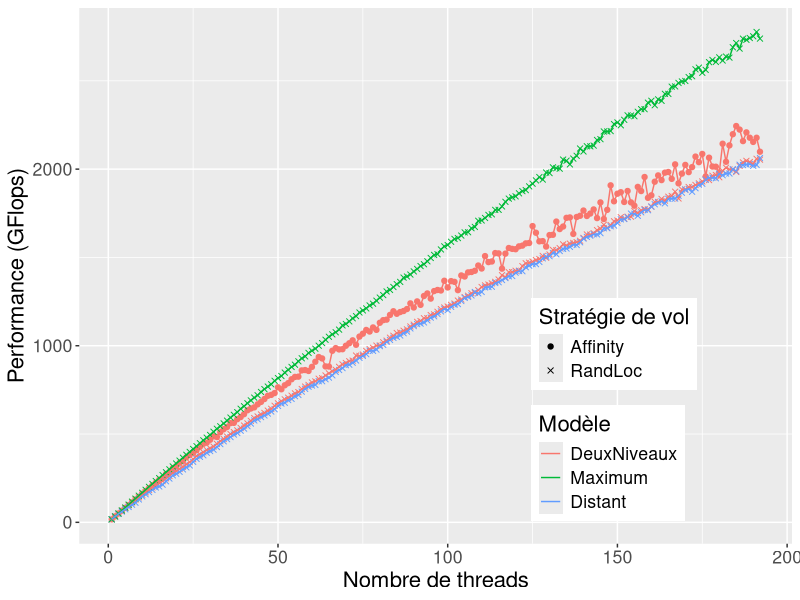
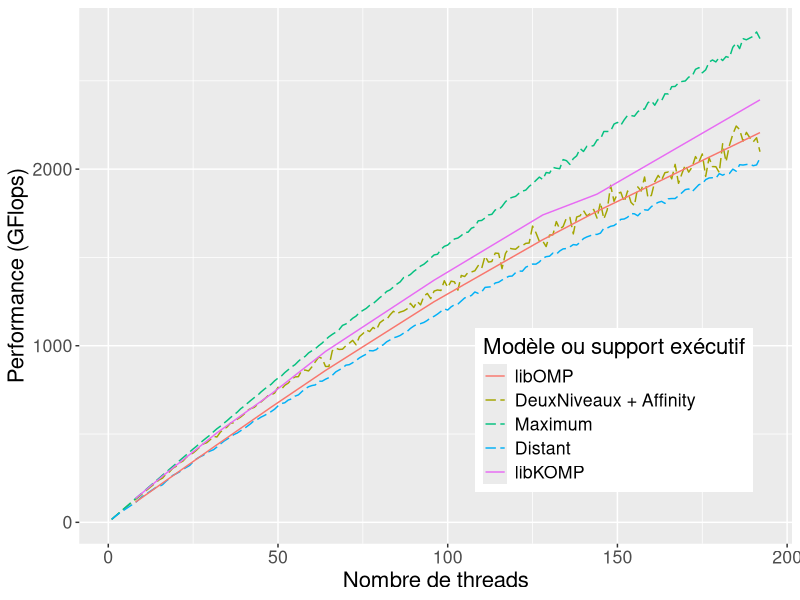
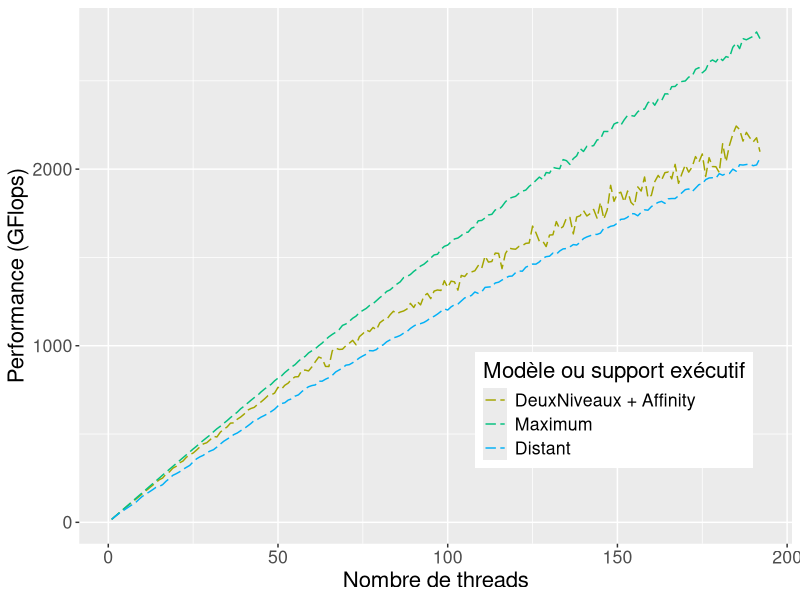
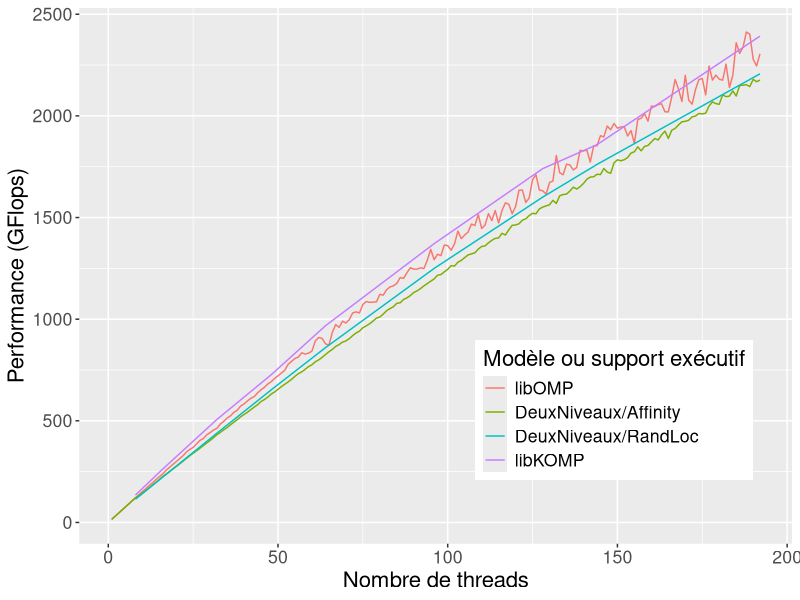
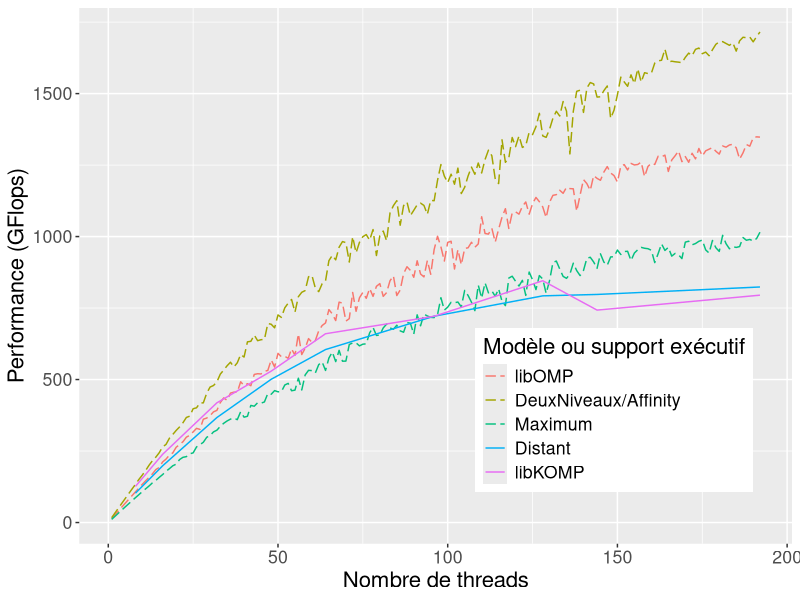
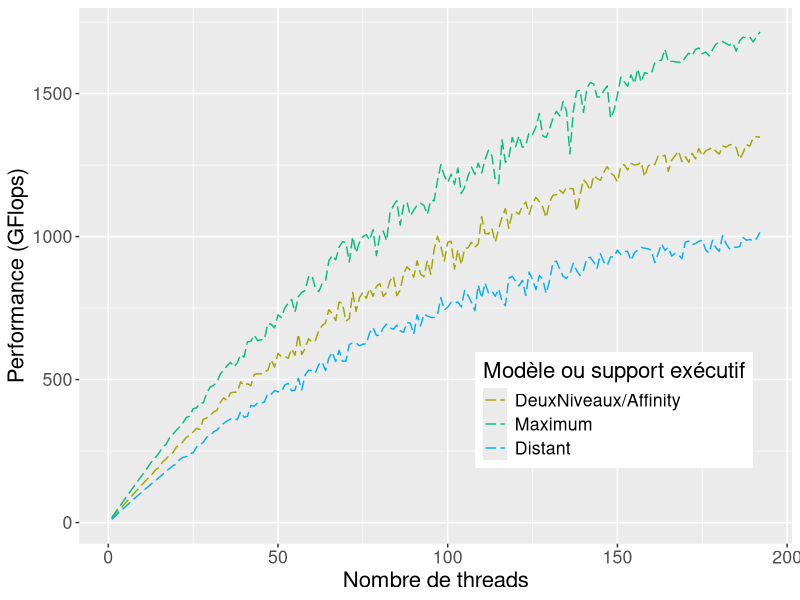
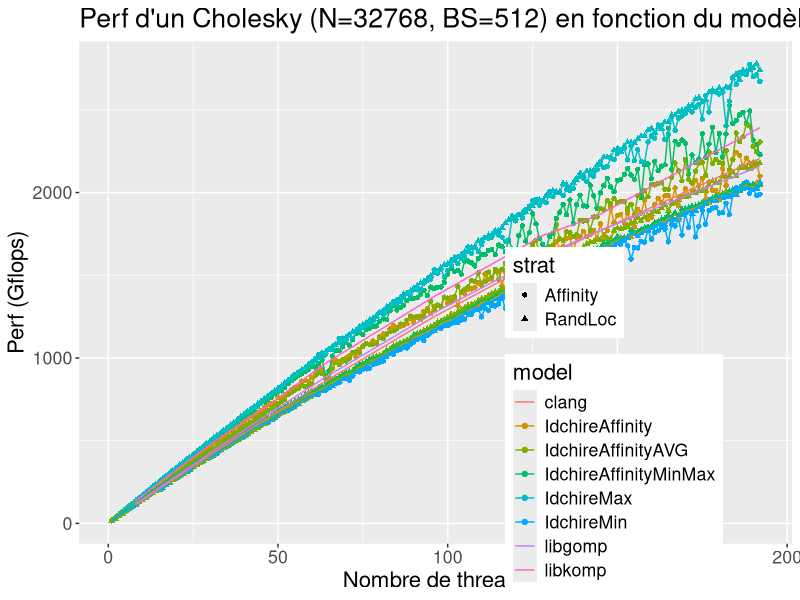
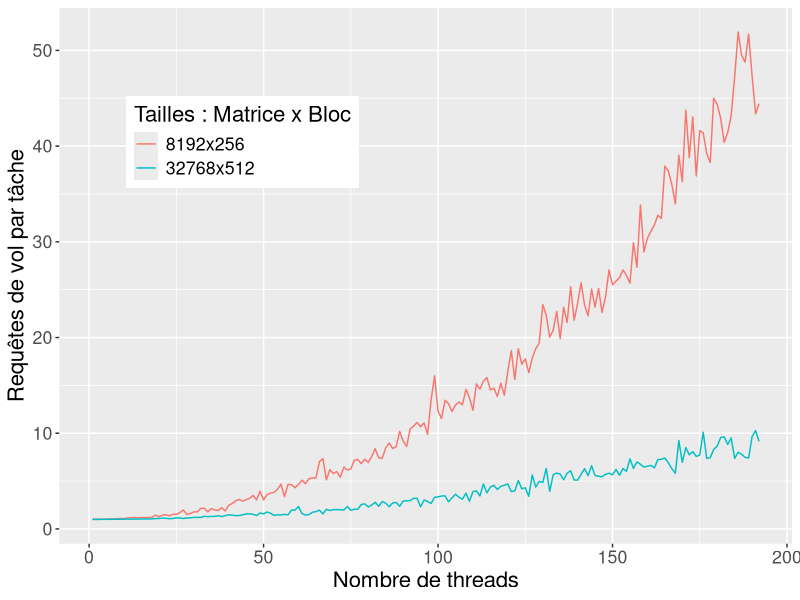

Generate these figures, in order, with R:
library(ggplot2)

df = read.table("./all_data_simulateur.dat", header=TRUE)
df_8k = subset(df, size==8192)
df = subset(df, size==32768)
df_runtime = read.table("../kastors/all_data.dat", header=TRUE)
df_runtime_8k = subset(df_runtime, size == 8192 & blocksize == 256 & program == "dpotrf_taskdep")
df_runtime = subset(df_runtime, size == 32768 & blocksize == 512 & program == "dpotrf_taskdep")

df_steals = read.table("./all_data_steal_count.dat", header=TRUE)

pdf("simu_min_max_affinity_idchire.pdf", width = 10, height=6)

df_simu_min = subset(df, (model == "IdchireMin" & strat == "RandLoc")
                     | (model == "IdchireMax" & strat == "RandLoc")
                     | model == "IdchireAffinity")

myplot = ggplot(df_simu_min, aes(x=threads, y = gflops))
myplot = myplot + geom_point(aes(colour=model, shape=strat, group=interaction(model,strat)))
myplot = myplot + geom_line(aes(colour=model, group=interaction(model, strat)))
myplot = myplot + guides(colour = guide_legend(override.aes = list(shape = NA)))
#myplot = myplot + expand_limits(y=0)
myplot = myplot + theme(legend.position=c(0.75, 0.25), text = element_text(size=16))
myplot = myplot + scale_colour_discrete(name="Modèle", labels=c("DeuxNiveaux", "Maximum", "Distant"))
myplot = myplot + scale_shape_manual(name="Stratégie de vol", values=c(19, 4))
#myplot = myplot + ggtitle("P d'un Cholesky (N=32768, BS=512) en fonction du modèle et strat.")
myplot = myplot + ylab("Performance (GFlops)")
myplot = myplot + xlab("Nombre de threads")

print(myplot)
dev.off()

pdf("simu_affinity_runtime_idchire.pdf", width = 10, height=6)

df_affinity = subset(df, (model == "IdchireAffinity" & strat == "Affinity")
                     | (model == "IdchireMin" & strat == "RandLoc")
                     | (model == "IdchireMax" & strat == "RandLoc"))

myplot = ggplot(df_affinity, aes(x=threads, y = gflops))
#myplot = myplot + geom_point(aes(colour=model, shape=strat, group=interaction(model,strat)))
myplot = myplot + geom_line(aes(colour=model, group=interaction(model, strat)), linetype = "longdash")
myplot = myplot + geom_line(data=subset(df_runtime, runtime=="clang" | runtime=="libkomp"), aes(colour=runtime))
myplot = myplot + guides(colour = guide_legend(override.aes = list(shape = NA)))
#myplot = myplot + expand_limits(y=0)
myplot = myplot + theme(legend.position=c(0.75, 0.25), text = element_text(size=16))
myplot = myplot + scale_colour_manual(name="Modèle ou support exécutif", labels=c("libOMP", "DeuxNiveaux + Affinity", "Maximum", "Distant", "libKOMP"), values=c("#f8766d", "#a3a500", "#04c07f", "#01b0f6", "#e76bf3"))
#myplot = myplot + scale_shape_manual(name="Stratégie de vol", values=c(19, 4))
#myplot = myplot + ggtitle("P d'un Cholesky (N=32768, BS=512) en fonction du modèle et strat.")
myplot = myplot + ylab("Performance (GFlops)")
myplot = myplot + xlab("Nombre de threads")

print(myplot)
dev.off()

pdf("simu_affinity_runtime_idchire_0.pdf", width = 10, height=6)

df_affinity = subset(df, (model == "IdchireAffinity" & strat == "Affinity")
                     | (model == "IdchireMin" & strat == "RandLoc")
                     | (model == "IdchireMax" & strat == "RandLoc"))

myplot = ggplot(df_affinity, aes(x=threads, y = gflops))
#myplot = myplot + geom_point(aes(colour=model, shape=strat, group=interaction(model,strat)))
myplot = myplot + geom_line(aes(colour=model, group=interaction(model, strat)), linetype = "longdash")
myplot = myplot + guides(colour = guide_legend(override.aes = list(shape = NA)))
#myplot = myplot + expand_limits(y=0)
myplot = myplot + theme(legend.position=c(0.75, 0.25), text = element_text(size=16))
myplot = myplot + scale_colour_manual(name="Modèle ou support exécutif", labels=c("DeuxNiveaux + Affinity", "Maximum", "Distant"), values=c("#a3a500", "#04c07f", "#01b0f6"))
#myplot = myplot + scale_shape_manual(name="Stratégie de vol", values=c(19, 4))
#myplot = myplot + ggtitle("P d'un Cholesky (N=32768, BS=512) en fonction du modèle et strat.")
myplot = myplot + ylab("Performance (GFlops)")
myplot = myplot + xlab("Nombre de threads")

print(myplot)
dev.off()

pdf("simu_affinity_avg_runtime_idchire.pdf", width = 10, height=6)

df_affinity_avg = subset(df, (model == "IdchireAffinityAVG"))

myplot = ggplot(df_affinity_avg, aes(x=threads, y = gflops))
#myplot = myplot + geom_point(aes(colour=model, shape=strat, group=interaction(model,strat)))
myplot = myplot + geom_line(aes(colour=interaction(model, strat), group=interaction(model, strat)))
myplot = myplot + geom_line(data=subset(df_runtime, runtime=="clang" | runtime=="libkomp"), aes(colour=runtime))
#myplot = myplot + geom_ribbon(data=subset(df_runtime, runtime=="clang" | runtime=="libkomp"), aes(colour=runtime, ymin=gflops-(2*std/iterations), ymax=gflops+(2*std/iterations)))
myplot = myplot + guides(colour = guide_legend(override.aes = list(shape = NA)), fill=guide_legend(override.aes=list(linetype=0, shape='')))
#myplot = myplot + expand_limits(y=0)
myplot = myplot + theme(legend.position=c(0.75, 0.25), text = element_text(size=16))
myplot = myplot + scale_colour_discrete(name="Modèle ou support exécutif", labels=c("libOMP", "DeuxNiveaux/Affinity", "DeuxNiveaux/RandLoc", "libKOMP"))
#myplot = myplot + scale_fill_manual(name="")
#myplot = myplot + scale_shape_manual(name="Stratégie de vol", values=c(19, 4))
#myplot = myplot + ggtitle("P d'un Cholesky (N=32768, BS=512) en fonction du modèle et strat.")
myplot = myplot + ylab("Performance (GFlops)")
myplot = myplot + xlab("Nombre de threads")

print(myplot)
dev.off()

pdf("simu_affinity_8k_runtime_idchire.pdf", width = 10, height=6)

#df_affinity_avg = subset(df_8k, (model == "IdchireAffinityAVG" | model == "IdchireMin" | model == "IdchireMax" | model == "IdchireTmp"))
df_affinity_avg = subset(df_8k, ((model == "IdchireAffinityAVG" & strat == "Affinity") | model == "IdchireMin" | model == "IdchireMax"))

myplot = ggplot(df_affinity_avg, aes(x=threads, y = gflops))
#myplot = myplot + geom_point(aes(colour=model, shape=strat, group=interaction(model,strat)))
myplot = myplot + geom_line(aes(colour=interaction(model, strat), group=interaction(model, strat)), linetype="longdash")
myplot = myplot + geom_line(data=subset(df_runtime_8k, runtime=="clang" | runtime=="libkomp"), aes(colour=runtime))
myplot = myplot + guides(colour = guide_legend(override.aes = list(shape = NA)))
#myplot = myplot + expand_limits(y=0)
myplot = myplot + theme(legend.position=c(0.75, 0.25), text = element_text(size=16))
myplot = myplot + scale_colour_manual(name="Modèle ou support exécutif", labels=c("libOMP", "DeuxNiveaux/Affinity", "Maximum", "Distant", "libKOMP"), values=c("#f8766d", "#a3a500", "#04c07f", "#01b0f6", "#e76bf3"))
#myplot = myplot + scale_shape_manual(name="Stratégie de vol", values=c(19, 4))
#myplot = myplot + ggtitle("P d'un Cholesky (N=32768, BS=512) en fonction du modèle et strat.")
myplot = myplot + ylab("Performance (GFlops)")
myplot = myplot + xlab("Nombre de threads")

print(myplot)
dev.off()

pdf("simu_affinity_8k_runtime_idchire_0.pdf", width = 10, height=6)

#df_affinity_avg = subset(df_8k, (model == "IdchireAffinityAVG" | model == "IdchireMin" | model == "IdchireMax" | model == "IdchireTmp"))
df_affinity_avg = subset(df_8k, ((model == "IdchireAffinityAVG" & strat == "Affinity") | model == "IdchireMin" | model == "IdchireMax"))

myplot = ggplot(df_affinity_avg, aes(x=threads, y = gflops))
#myplot = myplot + geom_point(aes(colour=model, shape=strat, group=interaction(model,strat)))
myplot = myplot + geom_line(aes(colour=interaction(model, strat), group=interaction(model, strat)), linetype="longdash")
#myplot = myplot + geom_line(data=subset(df_runtime_8k, runtime=="clang" | runtime=="libkomp"), aes(colour=runtime))
myplot = myplot + guides(colour = guide_legend(override.aes = list(shape = NA)))
#myplot = myplot + expand_limits(y=0)
myplot = myplot + theme(legend.position=c(0.75, 0.25), text = element_text(size=16))
myplot = myplot + scale_colour_manual(name="Modèle ou support exécutif", labels=c("DeuxNiveaux/Affinity", "Maximum", "Distant"), values=c("#a3a500", "#04c07f", "#01b0f6"))
#myplot = myplot + scale_shape_manual(name="Stratégie de vol", values=c(19, 4))
#myplot = myplot + ggtitle("P d'un Cholesky (N=32768, BS=512) en fonction du modèle et strat.")
myplot = myplot + ylab("Performance (GFlops)")
myplot = myplot + xlab("Nombre de threads")

print(myplot)
dev.off()

pdf("simu_all_models_idchire.pdf", width = 10, height=6)

myplot = ggplot(df, aes(x=threads, y = gflops))
myplot = myplot + geom_point(aes(colour=model, shape=strat, group=interaction(model,strat)))
myplot = myplot + geom_line(aes(colour=model, group=interaction(model, strat)))
myplot = myplot + geom_line(data=df_runtime, aes(colour=runtime))
#myplot = myplot + expand_limits(y=0)
myplot = myplot + theme(legend.position=c(0.75, 0.25), text = element_text(size=16))
myplot = myplot + ggtitle("Perf d'un Cholesky (N=32768, BS=512) en fonction du modèle et strat.")
myplot = myplot + ylab("Perf (Gflops)")
myplot = myplot + xlab("Nombre de threads")

print(myplot)
dev.off()

pdf("simu_steal_visits_idchire.pdf", width = 10, height=6)

df_steals=subset(df_steals, strat=="Affinity")

myplot = ggplot(df_steals, aes(x=threads, y = steals_per_task))
#myplot = myplot + geom_point(aes(colour=factor(size)))
myplot = myplot + geom_line(aes(colour=factor(size)))
#myplot = myplot + geom_line(aes(colour=factor(size), y=visits_per_task/180))
#myplot = myplot + geom_line(data=df_runtime, aes(colour=runtime))
#myplot = myplot + expand_limits(y=0)
myplot = myplot + theme(legend.position=c(0.25, 0.75), text = element_text(size=16))
#myplot = myplot + ggtitle("Visites par tache")
myplot = myplot + scale_colour_discrete(name="Tailles : Matrice x Bloc", labels=c("8192x256", "32768x512"))
myplot = myplot + ylab("Requêtes de vol par tâche")
myplot = myplot + xlab("Nombre de threads")

print(myplot)
dev.off()
